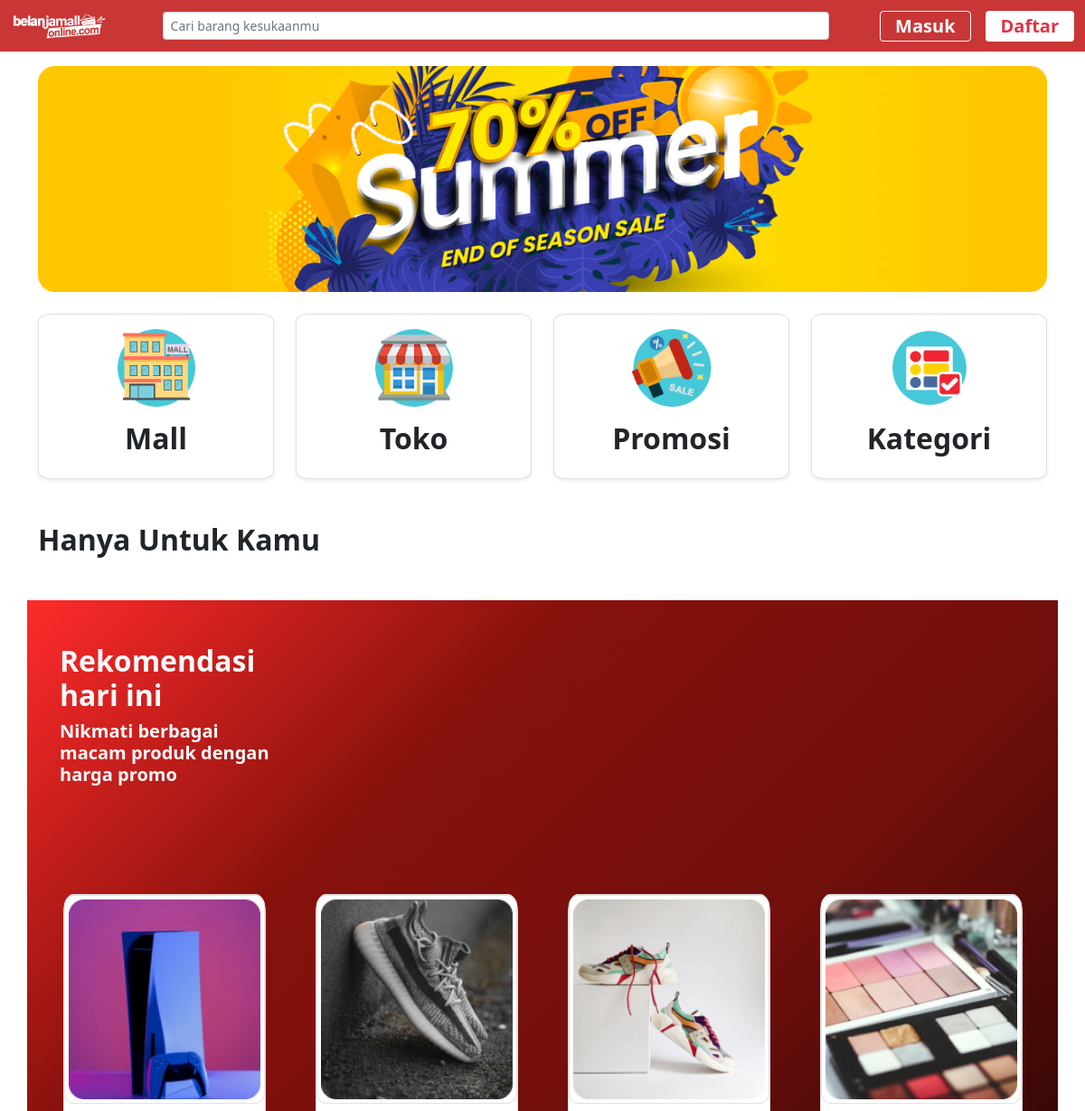
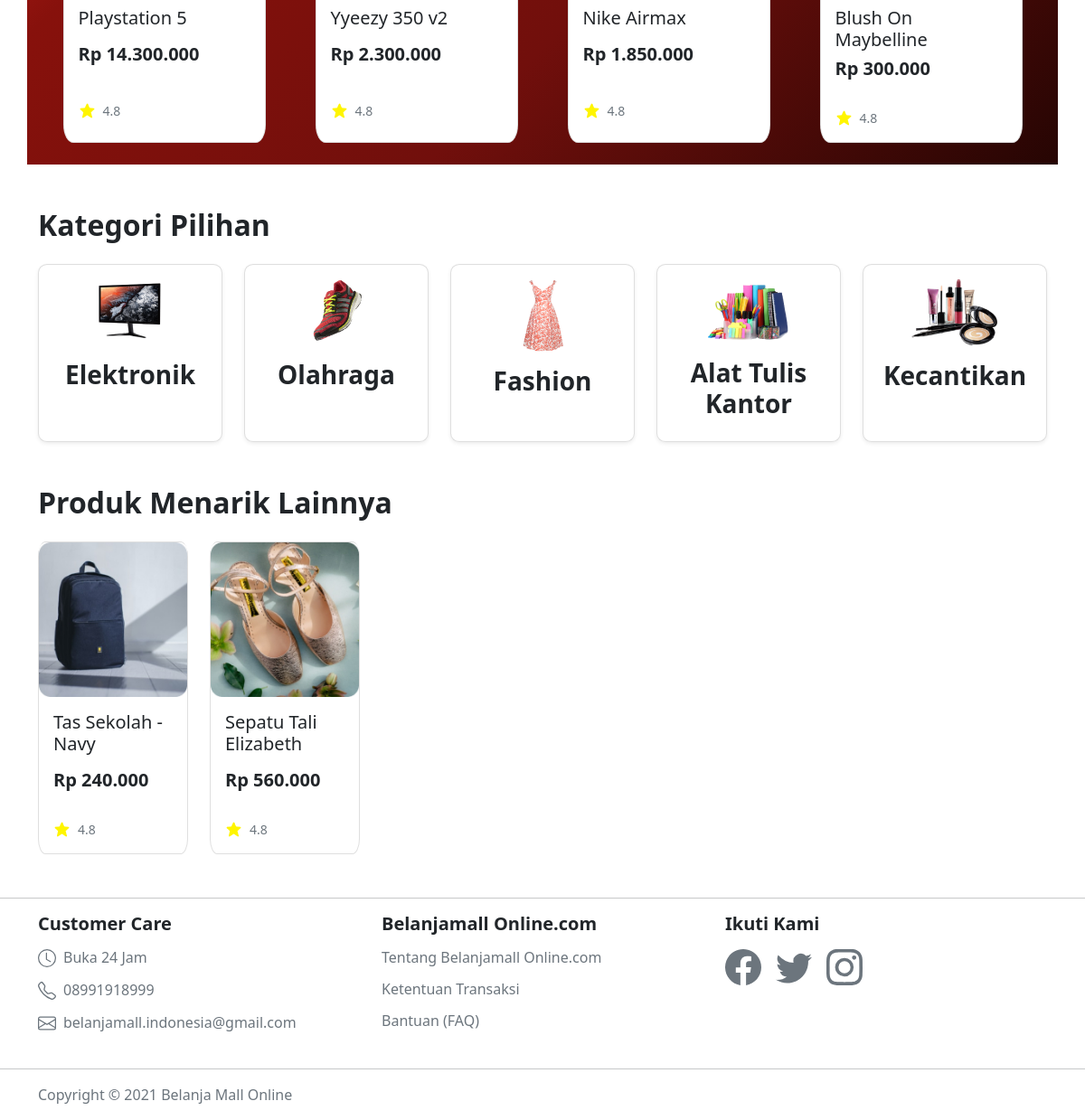
The app's page /home.php with its own data (2 pictures, top to bottom).
### tables this page shows
CREATE TABLE `produk` (
  `id` int(11) NOT NULL,
  `nama` varchar(250) NOT NULL,
  `harga` int(11) NOT NULL,
  `gambar` varchar(255) NOT NULL,
  `deskripsi` text NOT NULL DEFAULT 'Lorem ipsum dolor sit amet, consectetur adipiscing elit. Praesent nisl tortor, ultrices vel cursus vitae, viverra sit amet erat. Suspendisse libero mauris, vehicula non ante sed, porta pharetra leo. Cras nec justo ipsum. Nulla tempor nulla sit amet tincidunt aliquam. Fusce tempor odio eu eros egestas eleifend. Nam mattis finibus nibh cursus accumsan. Praesent quam urna, pulvinar sit amet ex quis, bibendum efficitur mi. Sed pulvinar sem eu arcu pharetra euismod.',
  `berat` decimal(10,2) NOT NULL DEFAULT 10.00,
  `kategori` varchar(50) NOT NULL DEFAULT 'kategori_produk',
  `merk` varchar(50) NOT NULL DEFAULT 'merk_produk',
  `is_promo` int(2) NOT NULL DEFAULT 0
);

### home.php (the view, shortened to what this page needs)
<?php
    include_once("config/connection.php");
    include_once("layout/header.php");
?>
<?php
    include_once("layout/navbar.php");
?>
<div class="container mb-5">
    <div class="text-center mt-3">
        <img src="assets/homepage/banner.jpg" alt="" class="img-fluid w-100">
    </div>
    <div class="row mt-4 mb-5">
        <div class="col">
            <div class="card shadow-sm border-cstm-rounded">
                <div class="card-body">
                    <div class="text-center">
                        <img src="assets/homepage/logo_mall.png" alt="" class="img-fluid">
                        <h2 class="fw-bold mt-3">Mall</h2>
                    </div>
                </div>
            </div>
        </div>
        <div class="col">
            <div class="card shadow-sm border-cstm-rounded">
                <div class="card-body">
                    <div class="text-center">
                        <img src="assets/homepage/logo_toko.png" alt="" class="img-fluid">
                        <h2 class="fw-bold mt-3">Toko</h2>
                    </div>
                </div>
            </div>
        </div>
        <div class="col">
            <div class="card shadow-sm border-cstm-rounded">
                <div class="card-body">
                    <div class="text-center">
                        <img src="assets/homepage/logo_promosi.png" alt="" class="img-fluid">
                        <h2 class="fw-bold mt-3">Promosi</h2>
                    </div>
                </div>
            </div>
        </div>
        <div class="col">
            <div class="card shadow-sm border-cstm-rounded">
                <div class="card-body">
                    <div class="text-center">
                        <img src="assets/homepage/logo_kategori.png" alt="" class="img-fluid">
                        <h2 class="fw-bold mt-3">Kategori</h2>
                    </div>
                </div>
            </div>
        </div>
    </div>
    <div class="mt-5">
        <h2 class="fw-bold mb-4">Hanya Untuk Kamu</h2>
        <div class="row mt-5 bg-promo">
            <div class="col-3 ">
                <div class="py-5 ps-4 text-light h-100 d-flex flex-column justify-content-between">
                    <h2 class="fw-bold">Rekomendasi hari ini</h2>
                    <h5 class="mb-5 fw-bold">
                        Nikmati berbagai macam produk dengan harga promo
                    </h5>
                </div>
            </div>
            <div class="col ">
                <div class="py-4">
                    <div class="d-flex justify-content-around">
                        <?php
                    $query = "SELECT * FROM produk WHERE is_promo = 1";
                    if ($row = mysqli_query($con, $query)):
                        while ($data = mysqli_fetch_assoc($row)):
                ?>
                        <div class="card border-cstm-rounded" style="width: 14rem;">
                            <img src="assets/homepage/<?= $data['gambar'] ?>"
                                class="card-img-top img-fluid border-cstm-rounded img-thumbnail" alt="...">
                            <div class="card-body me-2 d-flex flex-column justify-content-between">
                                <h6 class="card-title fs-5"><?= $data['nama'] ?>
                                </h6>
                                <h5 class="card-text fw-bold">
                                    <?= "Rp " . number_format($data['harga'], 0, ",", ".") ?>
                                </h5>
                                <div class="mt-4 d-flex align-items-center">
                                    <img src="assets/icon-star.png" alt="star" style="" class="me-2">
                                    <small class="text-muted">4.8</small>
                                </div>
                            </div>
                        </div>
                        <?php
                        endwhile;
                    endif;
                ?>
                    </div>
                </div>
            </div>
        </div>
    </div>
    <div class="mt-5">
        <h2 class="fw-bold mb-4">Kategori Pilihan</h2>
        <div class="row align-items-stretch">
            <div class="col">
                <div class="card shadow-sm border-cstm-rounded h-100">
                    <div class="card-body">
                        <div class="text-center">
                            <img src="assets/homepage/logo_elektronik.png" alt="" class="img-fluid">
                            <h3 class="fw-bold mt-3">Elektronik</h3>
                        </div>
                    </div>
                </div>
            </div>
            <div class="col">
                <div class="card shadow-sm border-cstm-rounded h-100">
                    <div class="card-body">
                        <div class="text-center">
                            <img src="assets/homepage/logo_olahraga.png" alt="" class="img-fluid">
                            <h3 class="fw-bold mt-3">Olahraga</h3>
                        </div>
                    </div>
                </div>
            </div>
            <div class="col">
                <div class="card shadow-sm border-cstm-rounded h-100">
                    <div class="card-body">
                        <div class="text-center">
                            <img src="assets/homepage/logo_fashion.png" alt="" class="img-fluid">
                            <h3 class="fw-bold mt-3">Fashion</h3>
                        </div>
                    </div>
                </div>
            </div>
            <div class="col">
                <div class="card shadow-sm border-cstm-rounded h-100">
                    <div class="card-body">
                        <div class="text-center">
                            <img src="assets/homepage/logo_atk.png" alt="" class="img-fluid">
                            <h3 class="fw-bold mt-3">Alat Tulis Kantor</h3>
                        </div>
                    </div>
                </div>
            </div>
            <div class="col">
                <div class="card shadow-sm border-cstm-rounded h-100">
                    <div class="card-body">
                        <div class="text-center">
                            <img src="assets/homepage/logo_kecantikan.png" alt="" class="img-fluid">
                            <h3 class="fw-bold mt-3">Kecantikan</h3>
                        </div>
                    </div>
                </div>
            </div>
        </div>
    </div>
    <div class="mt-5">
        <h2 class="fw-bold mb-4">Produk Menarik Lainnya</h2>
        <div class="row">
            <?php
                    $query = "SELECT * FROM produk WHERE is_promo = 0";
                    if ($row = mysqli_query($con, $query)):
                        while ($data = mysqli_fetch_assoc($row)):
                ?>
            <div class="col-2 d-flex align-items-stretch">
                <div class="card border-cstm-rounded">
                    <img src=" assets/homepage/<?= $data['gambar'] ?>"
                        class="card-img-top img-fluid border-cstm-rounded" alt="...">
                    <div class="card-body me-2 d-flex flex-column justify-content-between">
                        <h6 class="card-title fs-5"><?= $data['nama'] ?>
                        </h6>
                        <h5 class="card-text mt-2 fw-bold">
                            <?= "Rp " . number_format($data['harga'], 0, ",", ".") ?>
                        </h5>
                        <div class="mt-4 d-flex align-items-center">
                            <img src="assets/icon-star.png" alt="star" style="" class="me-2">
                            <small class="text-muted">4.8</small>
                        </div>
                    </div>
                </div>
            </div>
            <?php
                        endwhile;
                    endif;
                ?>
        </div>
    </div>
</div>
<?php
    include_once("layout/footer.php");
?>

### records on screen
produk: gambar (picture), nama "Playstation 5", harga "14.300.000"
produk: gambar (picture), nama "Yyeezy 350 v2", harga "2.300.000"
produk: gambar (picture), nama "Nike Airmax", harga "1.850.000"
produk: gambar (picture), nama "Blush On Maybelline", harga "300.000"
produk: gambar (picture), nama "Tas Sekolah - Navy", harga "240.000"
produk: gambar (picture), nama "Sepatu Tali Elizabeth", harga "560.000"
